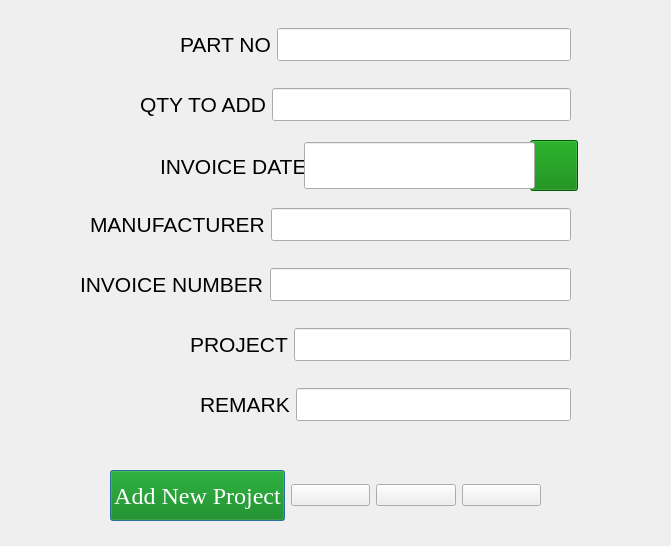
<?xml version="1.0" encoding="UTF-8"?>
<ui version="4.0">
 <class>add_qty_part</class>
 <widget class="QDialog" name="add_qty_part">
  <property name="geometry">
   <rect>
    <x>0</x>
    <y>0</y>
    <width>671</width>
    <height>546</height>
   </rect>
  </property>
  <property name="windowTitle">
   <string>ADD PART QUANTITY</string>
  </property>
  <widget class="QWidget" name="layoutWidget">
   <property name="geometry">
    <rect>
     <x>80</x>
     <y>260</y>
     <width>491</width>
     <height>49</height>
    </rect>
   </property>
   <layout class="QHBoxLayout" name="horizontalLayout_2">
    <item>
     <widget class="QLabel" name="invoice_num">
      <property name="font">
       <font>
        <pointsize>16</pointsize>
       </font>
      </property>
      <property name="text">
       <string>INVOICE NUMBER</string>
      </property>
     </widget>
    </item>
    <item>
     <widget class="QLineEdit" name="lineEdit_invoiceNum">
      <property name="sizePolicy">
       <sizepolicy hsizetype="MinimumExpanding" vsizetype="Fixed">
        <horstretch>0</horstretch>
        <verstretch>0</verstretch>
       </sizepolicy>
      </property>
      <property name="font">
       <font>
        <pointsize>16</pointsize>
       </font>
      </property>
      <property name="styleSheet">
       <string notr="true">QLineEdit {
    border: 1px solid #a9a9a9;
    padding: 5px;
    border-radius: 10px; /* Adjust the value to control the roundness */
    background-color: #ffffff; /* Set the background color to white */
    color: #333333;
}

QLineEdit:focus {
    border-color: #3e7bb6;
}

QLineEdit:hover {
    background-color: #e6f3ff; /* Set the hover background color to light blue */
    animation: blink 0.5s alternate infinite; /* Add a blinking animation */
}

@keyframes blink {
    from {
        background-color: #e6f3ff;
    }
    to {
        background-color: #ffffff;
    }
}
</string>
      </property>
     </widget>
    </item>
   </layout>
  </widget>
  <widget class="QWidget" name="layoutWidget">
   <property name="geometry">
    <rect>
     <x>140</x>
     <y>80</y>
     <width>431</width>
     <height>49</height>
    </rect>
   </property>
   <layout class="QHBoxLayout" name="horizontalLayout_5">
    <item>
     <widget class="QLabel" name="qtyAdd">
      <property name="font">
       <font>
        <pointsize>16</pointsize>
       </font>
      </property>
      <property name="text">
       <string>QTY TO ADD</string>
      </property>
     </widget>
    </item>
    <item>
     <widget class="QLineEdit" name="lineEdit_QTY_add">
      <property name="font">
       <font>
        <pointsize>16</pointsize>
       </font>
      </property>
      <property name="styleSheet">
       <string notr="true">QLineEdit {
    border: 1px solid #a9a9a9;
    padding: 5px;
    border-radius: 10px; /* Adjust the value to control the roundness */
    background-color: #ffffff; /* Set the background color to white */
    color: #333333;
}

QLineEdit:focus {
    border-color: #3e7bb6;
}

QLineEdit:hover {
    background-color: #e6f3ff; /* Set the hover background color to light blue */
    animation: blink 0.5s alternate infinite; /* Add a blinking animation */
}

@keyframes blink {
    from {
        background-color: #e6f3ff;
    }
    to {
        background-color: #ffffff;
    }
}
</string>
      </property>
     </widget>
    </item>
   </layout>
  </widget>
  <widget class="QWidget" name="layoutWidget">
   <property name="geometry">
    <rect>
     <x>90</x>
     <y>200</y>
     <width>481</width>
     <height>49</height>
    </rect>
   </property>
   <layout class="QHBoxLayout" name="horizontalLayout_3">
    <item>
     <widget class="QLabel" name="manufacturer">
      <property name="font">
       <font>
        <pointsize>16</pointsize>
       </font>
      </property>
      <property name="text">
       <string>MANUFACTURER</string>
      </property>
     </widget>
    </item>
    <item>
     <widget class="QLineEdit" name="lineEdit_manufacturer">
      <property name="font">
       <font>
        <pointsize>16</pointsize>
       </font>
      </property>
      <property name="styleSheet">
       <string notr="true">QLineEdit {
    border: 1px solid #a9a9a9;
    padding: 5px;
    border-radius: 10px; /* Adjust the value to control the roundness */
    background-color: #ffffff; /* Set the background color to white */
    color: #333333;
}

QLineEdit:focus {
    border-color: #3e7bb6;
}

QLineEdit:hover {
    background-color: #e6f3ff; /* Set the hover background color to light blue */
    animation: blink 0.5s alternate infinite; /* Add a blinking animation */
}

@keyframes blink {
    from {
        background-color: #e6f3ff;
    }
    to {
        background-color: #ffffff;
    }
}
</string>
      </property>
     </widget>
    </item>
   </layout>
  </widget>
  <widget class="QWidget" name="layoutWidget">
   <property name="geometry">
    <rect>
     <x>200</x>
     <y>380</y>
     <width>371</width>
     <height>49</height>
    </rect>
   </property>
   <layout class="QHBoxLayout" name="horizontalLayout">
    <item>
     <widget class="QLabel" name="remark">
      <property name="font">
       <font>
        <pointsize>16</pointsize>
       </font>
      </property>
      <property name="text">
       <string>REMARK</string>
      </property>
     </widget>
    </item>
    <item>
     <widget class="QLineEdit" name="lineEdit_Comments">
      <property name="sizePolicy">
       <sizepolicy hsizetype="MinimumExpanding" vsizetype="Fixed">
        <horstretch>0</horstretch>
        <verstretch>0</verstretch>
       </sizepolicy>
      </property>
      <property name="font">
       <font>
        <pointsize>16</pointsize>
       </font>
      </property>
      <property name="styleSheet">
       <string notr="true">QLineEdit {
    border: 1px solid #a9a9a9;
    padding: 5px;
    border-radius: 10px; /* Adjust the value to control the roundness */
    background-color: #ffffff; /* Set the background color to white */
    color: #333333;
}

QLineEdit:focus {
    border-color: #3e7bb6;
}

QLineEdit:hover {
    background-color: #e6f3ff; /* Set the hover background color to light blue */
    animation: blink 0.5s alternate infinite; /* Add a blinking animation */
}

@keyframes blink {
    from {
        background-color: #e6f3ff;
    }
    to {
        background-color: #ffffff;
    }
}
</string>
      </property>
     </widget>
    </item>
   </layout>
  </widget>
  <widget class="QWidget" name="layoutWidget">
   <property name="geometry">
    <rect>
     <x>180</x>
     <y>20</y>
     <width>391</width>
     <height>49</height>
    </rect>
   </property>
   <layout class="QHBoxLayout" name="horizontalLayout_6">
    <item>
     <widget class="QLabel" name="partNum">
      <property name="font">
       <font>
        <pointsize>16</pointsize>
       </font>
      </property>
      <property name="text">
       <string>PART NO</string>
      </property>
     </widget>
    </item>
    <item>
     <widget class="QLineEdit" name="lineEdit_partNo">
      <property name="font">
       <font>
        <pointsize>16</pointsize>
       </font>
      </property>
      <property name="styleSheet">
       <string notr="true">QLineEdit {
    border: 1px solid #a9a9a9;
    padding: 5px;
    border-radius: 10px; /* Adjust the value to control the roundness */
    background-color: #ffffff; /* Set the background color to white */
    color: #333333;
}

QLineEdit:focus {
    border-color: #3e7bb6;
}

QLineEdit:hover {
    background-color: #e6f3ff; /* Set the hover background color to light blue */
    animation: blink 0.5s alternate infinite; /* Add a blinking animation */
}

@keyframes blink {
    from {
        background-color: #e6f3ff;
    }
    to {
        background-color: #ffffff;
    }
}
</string>
      </property>
     </widget>
    </item>
   </layout>
  </widget>
  <widget class="QWidget" name="layoutWidget">
   <property name="geometry">
    <rect>
     <x>190</x>
     <y>320</y>
     <width>381</width>
     <height>49</height>
    </rect>
   </property>
   <layout class="QHBoxLayout" name="horizontalLayout_8">
    <item>
     <widget class="QLabel" name="label">
      <property name="font">
       <font>
        <pointsize>16</pointsize>
       </font>
      </property>
      <property name="text">
       <string>PROJECT</string>
      </property>
     </widget>
    </item>
    <item>
     <widget class="QLineEdit" name="lineEdit_projj">
      <property name="font">
       <font>
        <pointsize>16</pointsize>
       </font>
      </property>
      <property name="styleSheet">
       <string notr="true">QLineEdit {
    border: 1px solid #a9a9a9;
    padding: 5px;
    border-radius: 10px; /* Adjust the value to control the roundness */
    background-color: #ffffff; /* Set the background color to white */
    color: #333333;
}

QLineEdit:focus {
    border-color: #3e7bb6;
}

QLineEdit:hover {
    background-color: #e6f3ff; /* Set the hover background color to light blue */
    animation: blink 0.5s alternate infinite; /* Add a blinking animation */
}

@keyframes blink {
    from {
        background-color: #e6f3ff;
    }
    to {
        background-color: #ffffff;
    }
}
</string>
      </property>
     </widget>
    </item>
   </layout>
  </widget>
  <widget class="QWidget" name="layoutWidget">
   <property name="geometry">
    <rect>
     <x>110</x>
     <y>470</y>
     <width>431</width>
     <height>51</height>
    </rect>
   </property>
   <layout class="QHBoxLayout" name="horizontalLayout_7">
    <item>
     <widget class="QPushButton" name="pushButton_add_new_proj">
      <property name="sizePolicy">
       <sizepolicy hsizetype="Minimum" vsizetype="Preferred">
        <horstretch>0</horstretch>
        <verstretch>0</verstretch>
       </sizepolicy>
      </property>
      <property name="font">
       <font>
        <family>Times New Roman</family>
        <pointsize>18</pointsize>
        <weight>50</weight>
        <italic>false</italic>
        <bold>false</bold>
       </font>
      </property>
      <property name="styleSheet">
       <string notr="true">
QPushButton{

	

	font: 18pt &quot;Times New Roman&quot;;  

		border-right: 1px solid #aaaaaa;

		border-bottom: 1px solid #aaaaaa;



}



QPushButton:enabled {

		background-color: green;

		color: white;

}



QPushButton:pressed {

		background-color: green;

		color: white;

}





QPushButton:hover:!pressed {

		background-color: ORANGE;

		color: red;

}



QPushButton:disabled {

		background-color: #aaaaaa;

		color: #ffffff;

}</string>
      </property>
      <property name="text">
       <string>Add New Project</string>
      </property>
     </widget>
    </item>
    <item>
     <widget class="QPushButton" name="pushButton_ref">
      <property name="styleSheet">
       <string notr="true"/>
      </property>
      <property name="text">
       <string/>
      </property>
      <property name="icon">
       <iconset resource="asert.qrc">
        <normaloff>:/Images/refresh.png</normaloff>:/Images/refresh.png</iconset>
      </property>
      <property name="iconSize">
       <size>
        <width>40</width>
        <height>40</height>
       </size>
      </property>
     </widget>
    </item>
    <item>
     <widget class="QPushButton" name="pushButton_addPart">
      <property name="styleSheet">
       <string notr="true"/>
      </property>
      <property name="text">
       <string/>
      </property>
      <property name="icon">
       <iconset resource="asert.qrc">
        <normaloff>:/Images/submit.png</normaloff>:/Images/submit.png</iconset>
      </property>
      <property name="iconSize">
       <size>
        <width>40</width>
        <height>40</height>
       </size>
      </property>
     </widget>
    </item>
    <item>
     <widget class="QPushButton" name="pushButton_6">
      <property name="styleSheet">
       <string notr="true"/>
      </property>
      <property name="text">
       <string/>
      </property>
      <property name="icon">
       <iconset resource="asert.qrc">
        <normaloff>:/Images/close.png</normaloff>:/Images/close.png</iconset>
      </property>
      <property name="iconSize">
       <size>
        <width>40</width>
        <height>40</height>
       </size>
      </property>
     </widget>
    </item>
   </layout>
  </widget>
  <widget class="QPushButton" name="pushButton_calender">
   <property name="geometry">
    <rect>
     <x>530</x>
     <y>140</y>
     <width>48</width>
     <height>51</height>
    </rect>
   </property>
   <property name="styleSheet">
    <string notr="true">
QPushButton{

	

	font: 18pt &quot;Times New Roman&quot;;  

		border-right: 1px solid #aaaaaa;

		border-bottom: 1px solid #aaaaaa;



}



QPushButton:enabled {

		background-color: green;

		color: white;

}



QPushButton:pressed {

		background-color: green;

		color: white;

}





QPushButton:hover:!pressed {

		background-color: ORANGE;

		color: red;

}



QPushButton:disabled {

		background-color: #aaaaaa;

		color: #ffffff;

}</string>
   </property>
   <property name="text">
    <string/>
   </property>
   <property name="icon">
    <iconset resource="asert.qrc">
     <normaloff>:/Images/date.png</normaloff>:/Images/date.png</iconset>
   </property>
   <property name="iconSize">
    <size>
     <width>35</width>
     <height>35</height>
    </size>
   </property>
  </widget>
  <widget class="QLabel" name="date">
   <property name="geometry">
    <rect>
     <x>160</x>
     <y>150</y>
     <width>151</width>
     <height>33</height>
    </rect>
   </property>
   <property name="font">
    <font>
     <pointsize>16</pointsize>
    </font>
   </property>
   <property name="text">
    <string>INVOICE DATE</string>
   </property>
  </widget>
  <widget class="QLineEdit" name="lineEdit_date">
   <property name="geometry">
    <rect>
     <x>304</x>
     <y>142</y>
     <width>231</width>
     <height>47</height>
    </rect>
   </property>
   <property name="sizePolicy">
    <sizepolicy hsizetype="Expanding" vsizetype="Preferred">
     <horstretch>0</horstretch>
     <verstretch>0</verstretch>
    </sizepolicy>
   </property>
   <property name="font">
    <font>
     <pointsize>16</pointsize>
    </font>
   </property>
   <property name="styleSheet">
    <string notr="true">QLineEdit {
    border: 1px solid #a9a9a9;
    padding: 5px;
    border-radius: 10px; /* Adjust the value to control the roundness */
    background-color: #ffffff; /* Set the background color to white */
    color: #333333;
}

QLineEdit:focus {
    border-color: #3e7bb6;
}

QLineEdit:hover {
    background-color: #e6f3ff; /* Set the hover background color to light blue */
    animation: blink 0.5s alternate infinite; /* Add a blinking animation */
}

@keyframes blink {
    from {
        background-color: #e6f3ff;
    }
    to {
        background-color: #ffffff;
    }
}
</string>
   </property>
  </widget>
 </widget>
 <resources>
  <include location="asert.qrc"/>
 </resources>
 <connections/>
</ui>
